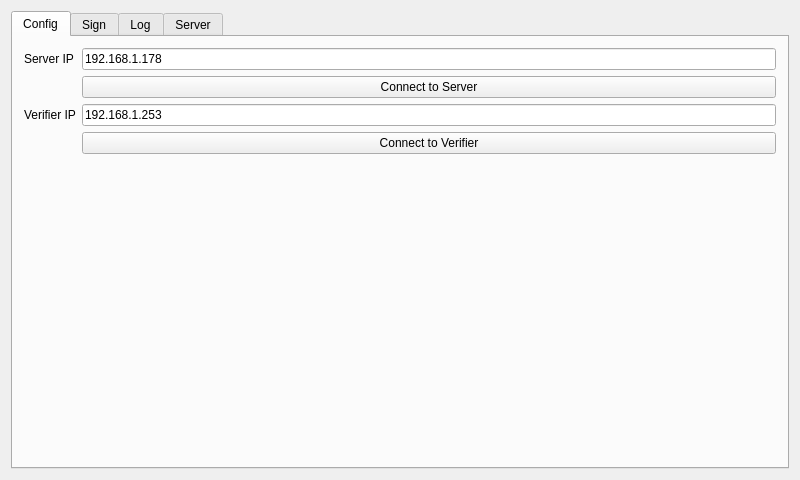
<?xml version="1.0" encoding="UTF-8"?>
<ui version="4.0">
 <class>MainWindow</class>
 <widget class="QMainWindow" name="MainWindow">
  <property name="geometry">
   <rect>
    <x>0</x>
    <y>0</y>
    <width>800</width>
    <height>480</height>
   </rect>
  </property>
  <property name="windowTitle">
   <string>Proof of Concept</string>
  </property>
  <widget class="QWidget" name="centralWidget">
   <layout class="QHBoxLayout" name="horizontalLayout">
    <item>
     <widget class="QTabWidget" name="tabs">
      <property name="sizePolicy">
       <sizepolicy hsizetype="Expanding" vsizetype="Expanding">
        <horstretch>0</horstretch>
        <verstretch>0</verstretch>
       </sizepolicy>
      </property>
      <property name="currentIndex">
       <number>0</number>
      </property>
      <widget class="QWidget" name="tabConf">
       <attribute name="title">
        <string>Config</string>
       </attribute>
       <layout class="QFormLayout" name="formLayout">
        <item row="2" column="1">
         <widget class="QLineEdit" name="txtServerIp">
          <property name="text">
           <string>192.168.1.178</string>
          </property>
          <property name="placeholderText">
           <string>Server IP</string>
          </property>
         </widget>
        </item>
        <item row="4" column="1">
         <widget class="QLineEdit" name="txtVerifierIp">
          <property name="text">
           <string>192.168.1.253</string>
          </property>
          <property name="placeholderText">
           <string>Verifier IP</string>
          </property>
         </widget>
        </item>
        <item row="2" column="0">
         <widget class="QLabel" name="label">
          <property name="text">
           <string>Server IP</string>
          </property>
         </widget>
        </item>
        <item row="4" column="0">
         <widget class="QLabel" name="label_2">
          <property name="text">
           <string>Verifier IP</string>
          </property>
         </widget>
        </item>
        <item row="3" column="1">
         <widget class="QPushButton" name="butConnectServer">
          <property name="text">
           <string>Connect to Server</string>
          </property>
         </widget>
        </item>
        <item row="5" column="1">
         <widget class="QPushButton" name="butConnectVerifier">
          <property name="text">
           <string>Connect to Verifier</string>
          </property>
         </widget>
        </item>
       </layout>
      </widget>
      <widget class="QWidget" name="tabSign">
       <property name="autoFillBackground">
        <bool>false</bool>
       </property>
       <attribute name="title">
        <string>Sign</string>
       </attribute>
       <layout class="QVBoxLayout" name="verticalLayout">
        <item>
         <widget class="QPushButton" name="butGetKeys">
          <property name="text">
           <string>Get Keys</string>
          </property>
         </widget>
        </item>
        <item>
         <widget class="QPushButton" name="butSendMsg">
          <property name="text">
           <string>Ask Authentication message</string>
          </property>
         </widget>
        </item>
        <item>
         <widget class="QPushButton" name="butOpen">
          <property name="text">
           <string>Open last signature</string>
          </property>
         </widget>
        </item>
        <item>
         <spacer name="verticalSpacer">
          <property name="orientation">
           <enum>Qt::Vertical</enum>
          </property>
          <property name="sizeHint" stdset="0">
           <size>
            <width>20</width>
            <height>40</height>
           </size>
          </property>
         </spacer>
        </item>
       </layout>
      </widget>
      <widget class="QWidget" name="tabLog">
       <attribute name="title">
        <string>Log</string>
       </attribute>
       <layout class="QHBoxLayout" name="horizontalLayout_2">
        <item>
         <widget class="QTextEdit" name="txtLog">
          <property name="readOnly">
           <bool>true</bool>
          </property>
         </widget>
        </item>
       </layout>
      </widget>
      <widget class="QWidget" name="tabServer">
       <attribute name="title">
        <string>Server</string>
       </attribute>
       <layout class="QVBoxLayout" name="verticalLayout_2">
        <item>
         <layout class="QHBoxLayout" name="horizontalLayout_3">
          <item>
           <widget class="QSpinBox" name="spinKeys">
            <property name="prefix">
             <string>Group size: </string>
            </property>
            <property name="minimum">
             <number>1</number>
            </property>
            <property name="maximum">
             <number>1000000</number>
            </property>
            <property name="value">
             <number>1000</number>
            </property>
           </widget>
          </item>
          <item>
           <widget class="QPushButton" name="butGenKeys">
            <property name="text">
             <string>Generate keys</string>
            </property>
           </widget>
          </item>
         </layout>
        </item>
        <item>
         <widget class="QTableView" name="tableKeys">
          <property name="layoutDirection">
           <enum>Qt::LeftToRight</enum>
          </property>
          <property name="autoFillBackground">
           <bool>false</bool>
          </property>
          <property name="sizeAdjustPolicy">
           <enum>QAbstractScrollArea::AdjustIgnored</enum>
          </property>
          <property name="selectionBehavior">
           <enum>QAbstractItemView::SelectRows</enum>
          </property>
          <property name="sortingEnabled">
           <bool>true</bool>
          </property>
          <property name="cornerButtonEnabled">
           <bool>false</bool>
          </property>
          <attribute name="horizontalHeaderCascadingSectionResizes">
           <bool>true</bool>
          </attribute>
          <attribute name="horizontalHeaderStretchLastSection">
           <bool>true</bool>
          </attribute>
          <attribute name="verticalHeaderVisible">
           <bool>false</bool>
          </attribute>
         </widget>
        </item>
       </layout>
      </widget>
     </widget>
    </item>
   </layout>
  </widget>
 </widget>
 <layoutdefault spacing="6" margin="11"/>
 <resources/>
 <connections/>
</ui>
